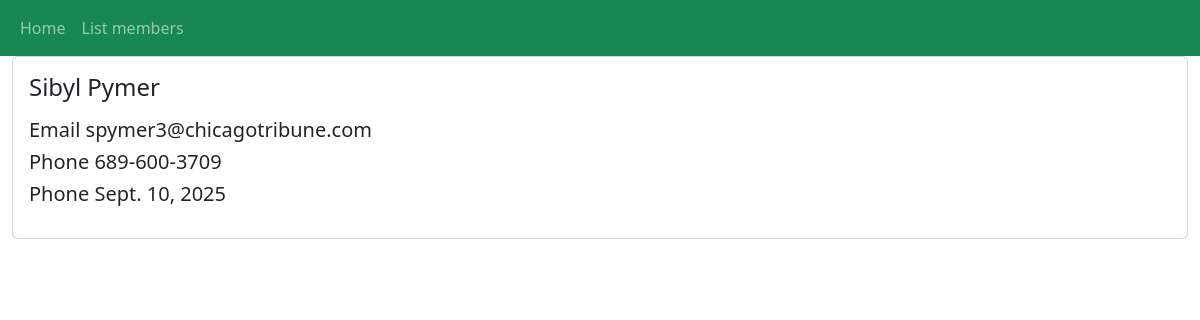
The page /members/details/20 on the database its author committed.
### members/models.py (models this page shows, shortened)
class Member(models.Model):
    fname = models.CharField(max_length=255, verbose_name="Firstname")
    lname = models.CharField(max_length=255, verbose_name="Lastname")
    email = models.CharField(null=True)
    phone = models.CharField(max_length=12, null=True)
    join_date = models.DateField(null=True,auto_now_add=True)

### members/views.py (the view)
# urls.py: path('members/details/<int:id>',views.user_details,name='details')
def user_details(request,id):
    member = Member.objects.get(id = id)
    template = loader.get_template("memberDetail.html")
    context = {
        "member":member
    }
    return HttpResponse(template.render(context,request))

### members/templates/memberDetail.html (shortened to what this page needs)
{% extends "master.html" %}
{% block content %}
<div class="row justify-content-start align-items-start g-2">
    <div class="col">
        <div class="card">
            <div class="card-body">
                <h4 class="card-title">{{member.fname}} {{member.lname}}</h4>
                <p class="card-text">
                    <h5>Email {{member.email}}</h5>
                    <h5>Phone {{member.phone}}</h5>
                    <h5>Phone {{member.join_date}}</h5>
                </p>
            </div>
        </div>
    </div>
</div>
{% endblock content %}

### rows shown on the page
Member: fname "Sibyl", lname "Pymer", email "spymer3@chicagotribune.com", phone "689-600-3709", join_date "Sept. 10, 2025"
